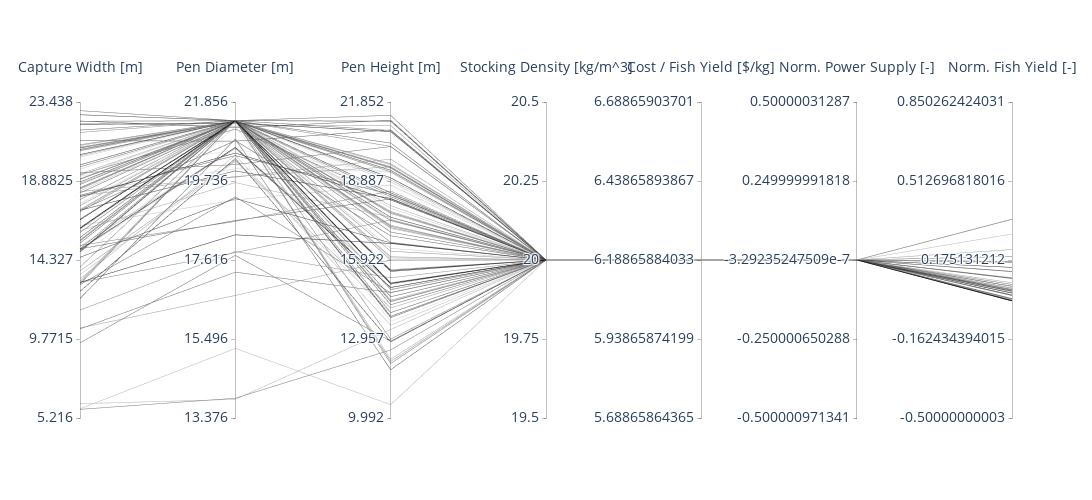

The notebook cell this image was saved under:
### Code cell
# ref: https://plotly.com/python/parallel-coordinates-plot/
import plotly.graph_objects as go

import pandas as pd

df['run_id'] = np.random.randn(len(df))

fig = go.Figure(data=
    go.Parcoords(
        line = dict(color = df['run_id'],
                   colorscale = [[0,'white'],[1,'black']],
                                                                     ),
        dimensions = list([
            dict(range = [min(df['capture_width'])-.5,max(df['capture_width'])+.5],
                tickvals = np.linspace(min(df['capture_width'])-.5,max(df['capture_width'])+.5, 5),
                label = 'Capture Width [m]', values = df['capture_width']),
            dict(range = [min(df['pen_diameter'])-.5,max(df['pen_diameter'])+.5],
                tickvals = np.linspace(min(df['pen_diameter'])-.5,max(df['pen_diameter'])+.5, 5),
                label = 'Pen Diameter [m]', values = df['pen_diameter']),
            dict(range = [min( df['pen_height'])-.5,max(df['pen_height'])+.5],
                tickvals = np.linspace(min( df['pen_height'])-.5,max(df['pen_height'])+.5, 5),
                label = 'Pen Height [m]', values = df['pen_height']),
            dict(range = [min(df['stock_density'])-.5,max(df['stock_density'])+.5],
                tickvals = np.linspace(min(df['stock_density'])-.5,max(df['stock_density'])+.5, 5),
                label = 'Stocking Density [kg/m^3]', values = df['stock_density']),
            dict(range = [min(df['Obj'])-.5,max(df['Obj'])+.5],
                tickvals = np.linspace(min(df['Obj'])-.5,max(df['Obj'])+.5, 5),
                label = 'Cost / Fish Yield [$/kg]', values = df['Obj']),
            dict(range = [min(df['P_gen_cons_ineq'])-.5,max(df['P_gen_cons_ineq'])+.5],
                tickvals = np.linspace(min(df['P_gen_cons_ineq'])-.5,max(df['P_gen_cons_ineq'])+.5, 5),
                label = 'Norm. Power Supply [-]', values = df['P_gen_cons_ineq']),
            dict(range = [min(df['fish_yield_cons_ineq'])-.5,max(df['fish_yield_cons_ineq'])+.5],
                tickvals = np.linspace(min(df['fish_yield_cons_ineq'])-.5,max(df['fish_yield_cons_ineq'])+.5, 5),
                label = 'Norm. Fish Yield [-]', values = df['fish_yield_cons_ineq'])
        ])
    )
)

fs = 14
fig.update_traces(
    labelfont=
    dict(size= fs), 
    tickfont=dict(size= fs), 
    selector=dict(type='parcoords')
    ) 

fig.update_layout(
    plot_bgcolor = 'white',
    paper_bgcolor = 'white',
    autosize=False,
    width=1350,
    height=500
    )

fig.write_image("results/Parallel_coordinate.pdf")
fig.write_image("results/Parallel_coordinate.png")
fig.show()
